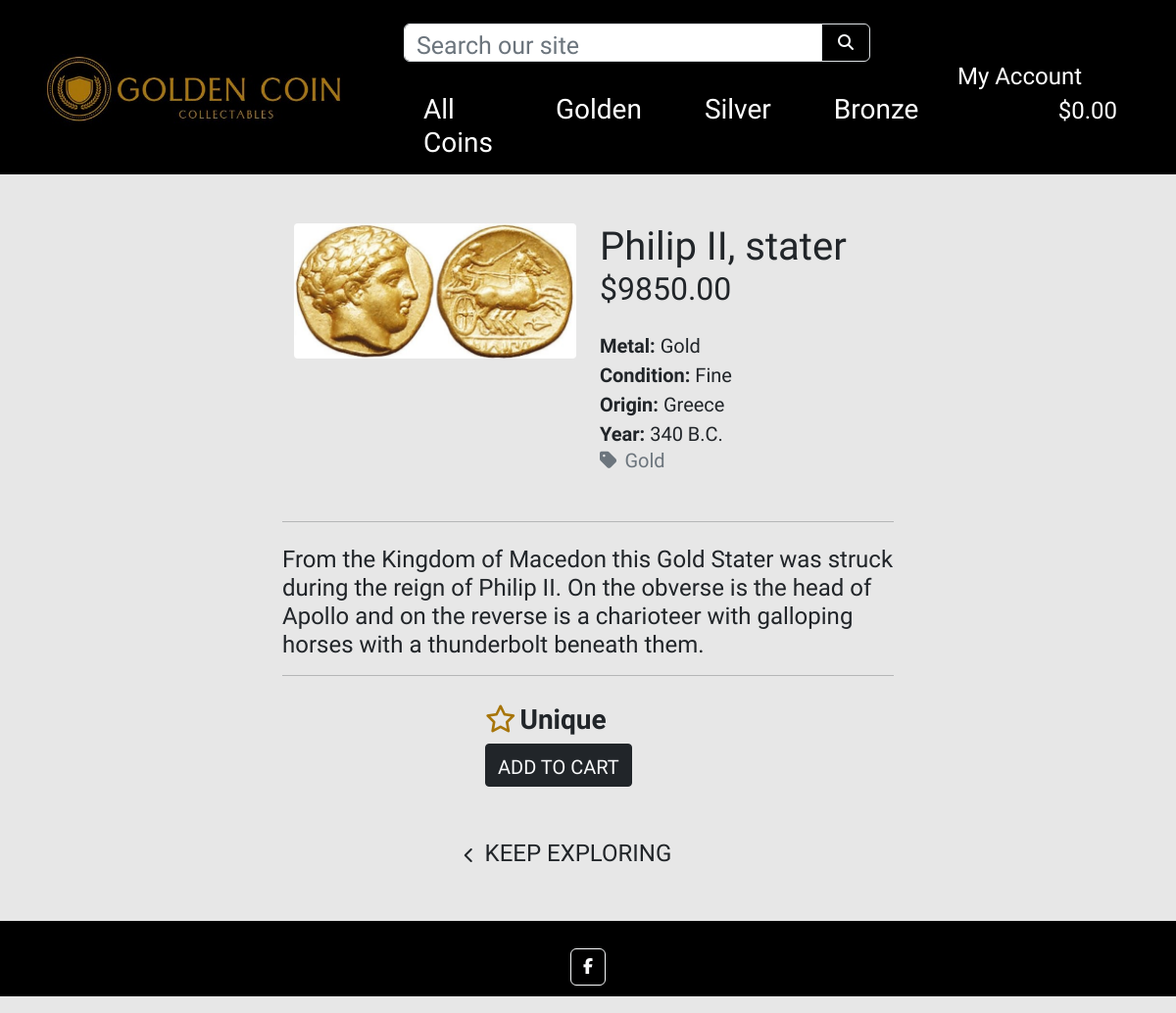
The page /coins/5/ on the database its author committed.
### coins/models.py (models this page shows, shortened)
class Coins(models.Model):
    metal = models.ForeignKey('Metal', null=True, blank=True, on_delete=models.SET_NULL)
    sku = models.CharField(max_length=254, null=True, blank=True)
    name = models.CharField(max_length=254)
    description = models.TextField()
    quantity = models.PositiveIntegerField(default=0)
    price = models.DecimalField(max_digits=6, decimal_places=2)
    origin = models.CharField(max_length=254)
    year = models.CharField(max_length=20)
    condition = models.CharField(max_length=20, choices=CONDITION_CHOICES, default=None)
    era = models.CharField(max_length=20, choices=ERA_CHOICES, default=None)
    image_url = models.URLField(max_length=1024, null=True, blank=True)
    image = models.ImageField(null=True, blank=True)
    class Meta:
        verbose_name_plural = 'Coins'

class Metal(models.Model):
    name = models.CharField(max_length=254)
    friendly_name = models.CharField(max_length=254, null=True, blank=True)
    def __str__(self):
        return self.name
    class Meta:
        verbose_name_plural = 'Metals'

### coins/views.py (the view)
# urls.py: path('<int:coins_id>/', views.coins_detail, name='coins_detail'),
def coins_detail(request, coins_id):
    coins = get_object_or_404(Coins, pk=coins_id)
    context = {
        'coins': coins,
    }
    return render(request, 'coins/coins_detail.html', context)

### cart/contexts.py (called while the page is built, shortened)
def cart_contents(request):
    cart_items = []
    total = 0
    coins_count = 0
    cart = request.session.get('cart', {})
    grand_total = total
    context = {
        'cart_items': cart_items,
        'total': total,
        'coins_count': coins_count,
        'grand_total': grand_total,
    }
    return context

### coins/templates/coins/coins_detail.html (shortened to what this page needs)
{% extends "base.html" %}
{% load static %}
{% block content %}
    <div class="overlay"></div>
    <div class="container-fluid offset">
        <div class="row">
            <div class="col-12 col-md-6 col-lg-4 offset-lg-2">
                <div class="image-container my-5">
                    {% if coins.image %}
                        <a href="{{ coins.image.url }}" target="_blank">
                            <img class="card-img-top rounded-1 img-fluid" src="{{ coins.image.url }}" alt="{{ coins.name }}">
                        </a>
                        {% else %}
                        <a href="">
                            <img class="card-img-top img-fluid" src="{{ MEDIA_URL }}noimage.png" alt="{{ coins.name }}">
                        </a>
                    {% endif %}
                </div>
            </div>
            <div class="col-12 col-md-6 col-lg-4">
                <div class="product-details-container mb-5 mt-md-5">
                    <p class="mb-0 h1">{{ coins.name }}</p>
                    <p class="h2 mb-0 text-left font-weight-bold mb-4">${{ coins.price }}</p>
                    <p class="lead mb-0 text-capitalize"><span class="fw-bold">Metal:</span> {{ coins.metal }}</p>
                    <p class="lead mb-0 text-capitalize"><span class="fw-bold">Condition:</span> {{ coins.condition }}</p>
                    <p class="lead mb-0"><span class="fw-bold">Origin:</span> {{ coins.origin }}</p>
                    <p class="lead mb-0"><span class="fw-bold">Year:</span> {{ coins.year }}</p>
                    {% if coins.metal %}
                    <p class="mb-0">
                        <a class="text-muted h5 text-decoration-none" href="{% url 'coins' %}?metal={{ coins.metal.name }}">
                            <i class="fas fa-tag me-2"></i>{{ coins.metal.friendly_name }}
                        </a>
                    </p>
                    {% endif %}
                </div>
            </div>
        </div>
    </div>
    <div class="col-12 col-md-8 mx-auto">
        <hr class="w-100 m-auto mb-4">
        <p class="h4">{{ coins.description }}</p>
        <hr class="mb-4">
    </div>
    <div>
        {% if coins.quantity != 0 %}
            <form class="form" action="{% url 'add_to_cart' coins.id %}" method="POST">
                <div class="container w-25 mt-4">
                    <div class="row text-center">
                        {% if coins.quantity > 1 %}
                        <div class="col-md-auto text-center form-group border border-dark bg-dark text-white rounded-1 p-0 add-to-cart">
                            <div class="input-group input-group-{{ coins.id }}">
                                <div class="input-group-prepend ">
                                    <button class="decrement-qty btn border-0 ps-1 pe-0 text-white decrement-qty_{{ coins.id }}"
                                        data-item_id="{{ coins.id }}">
                                        <span class="icon">
                                            <i class="fas fa-minus"></i>
                                        </span>
                                    </button>
                                </div>
                                <input class="form-control qty_input text-center fw-bold rounded-1 w-auto px-0 border-0 bg-dark text-white id_qty_{{ coins.id }}" type="number"
                                    name="coin_quantity" value="1" min="1" max="99"
                                    data-item_id="{{ coins.id }}"
                                    id="id_qty_{{ coins.id }}"
                                    style="font-size: 20px; width: 50px">
                                <div class="input-group-append">
                                    <button class="increment-qty btn border-0 pe-1 ps-0 bg-dark text-white increment-qty_{{ coins.id }}"
                                        data-item_id="{{ coins.id }}">
                                        <span class="icon">
                                            <i class="fas fa-plus"></i>
                                        </span>
                                    </button>
                                </div>
                            </div>
                        </div>
                        {% else %}
                            <p class="col-md-auto h3 text-center pt-1 fw-bold me-4"><i class="fa-regular fa-star me-1 gold-color"></i>Unique</p>
                        {% endif %}
                        <div class="col-md-auto">
                            <input type="submit" class="btn rounded-1 text-uppercase border border-dark pt-2 add-to-cart add-btn bg-dark text-light" value="Add to Cart">
                        </div>
                    </div>
                </div>
                <div class="text-center">
                    <a href="{% url 'coins' %}" class="btn btn-outline-black mt-5 me-5 border-0">
                        <span class="icon">
                            <i class="fas fa-chevron-left"></i>
                        </span>
                        <span class="text-uppercase h4">Keep Exploring</span>
                    </a>
                </div>
            </form>
        {% endif %}
    </div>
{% endblock %}

### static/css/base.css (style rules this page uses)
html { height: 100%; }
body { display: flex; min-height: 100vh; flex-direction: column; background-color: rgb(231, 231, 231); height: calc(100vh - 164px); font-family: 'Tenali Ramakrishna'; }
.gold-color { color: #A77509; }
.overlay { height: 100%; width: 100%; top: 0; left: 0; position: fixed; background: rgb(231, 231, 231); z-index: -1; }
.offset { margin-top: 180px; }
.add-to-cart { height: 44px; font-size: 20px; }
input::placeholder { transform: translateY(5px); font-size: 25px; }
.icon { align-items: center; display: inline-flex; justify-content: center; height: 1.5rem; width: 1.5rem; }
@media (min-width: 1200px) { .container { max-width: 80%; } }

### rows shown on the page
Coins: image (picture), name "Philip II, stater", price "9850.00", metal "Gold", condition "Fine", origin "Greece", year "340 B.C.", metal.friendly_name "Gold", description "From the Kingdom of Macedon this Gold Stater was struck during the reign of Philip II. On the obverse is the head of Apollo and on the reverse is a charioteer with galloping horses with a thunderbolt beneath them."
